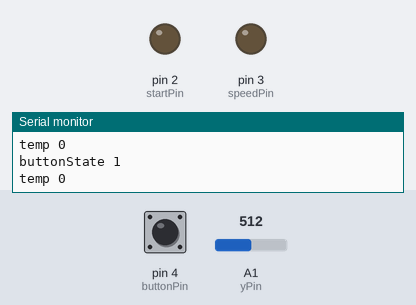
The sketch below on a simulated Arduino Uno, built with avr-gcc and run on an emulated ATmega328P. Parts: output pins drawn as LEDs (lit = HIGH), the last lines printed to the serial monitor. Dashed ring = blinking. The inputs (shaded band) are chosen by the test bench; at power-on: pin 4 (buttonPin) HIGH, A1 (yPin) = 512.

Above: at 1.2 s.
1.3 s: pin 4 (buttonPin) pulled LOW for 1 s
At 3.2 s:
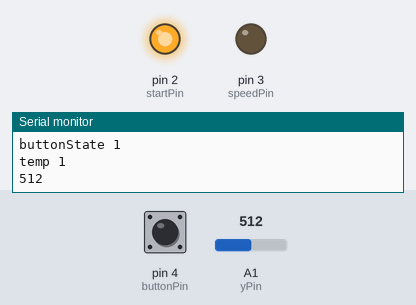
3.9 s: A1 (yPin) set to 716
At 4.6 s:
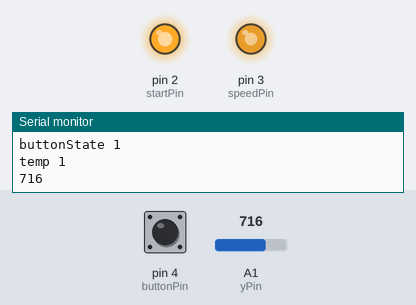
5.5 s: pin 4 (buttonPin) pulled LOW for 0.25 s
At 6.1 s:
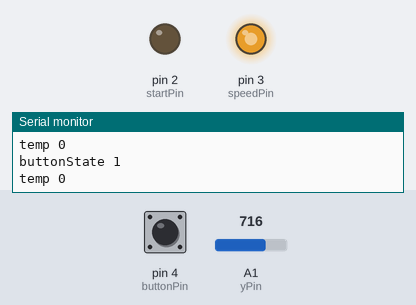
7.3 s: pin 4 (buttonPin) pulled LOW for 3.2 s
At 7.71 s:
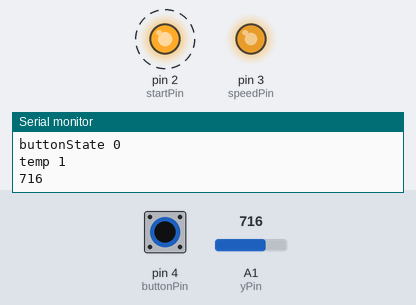
Timing chart, 0 to 12.1 s (numbered marks = the images above; inputs shaded):
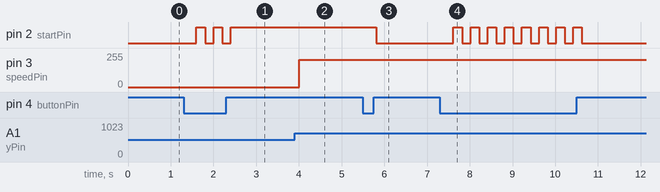

The sketch:

sketch_apr04a.ino
```cpp
int yPin = A1, speed = 0, buttonPin = 4, buttonState = 0, startPin = 2, speedPin = 3, temp = 0;
void setup() {
  // put your setup code here, to run once:
  Serial.begin(9600);

  pinMode(yPin, INPUT);
  pinMode(buttonPin, INPUT_PULLUP);
  pinMode(speedPin, OUTPUT);
  pinMode(startPin, OUTPUT);
}

void loop() {
  // put your main code here, to run repeatedly:

    buttonState = digitalRead(buttonPin);
    delay(200);
    Serial.print("buttonState ");
    Serial.println(buttonState);

    if (buttonState == 0) {
      if(temp == 0){
        temp = 1;
      }else{
        temp = 0;
      }
    }

    Serial.print("temp ");
    Serial.println(temp);

    if(temp == 0){
      digitalWrite(startPin, LOW);
    }else{
      digitalWrite(startPin, HIGH);
      speed = analogRead(yPin);
      Serial.println(speed);
      analogWrite(speedPin, speed);
    }
}
```

Measured:
- after the input at 1.3 s, pin 2 (startPin): alternates HIGH for 0.20 s and LOW for 0.20 s, 5 changes in all, then stays HIGH, starting after 0.30 s
- after the input at 3.9 s, pin 3 (speedPin): 0/255 → 204/255 after 0.11 s
- after the input at 5.5 s, pin 2 (startPin): HIGH → LOW after 0.31 s
- after the input at 7.3 s, pin 2 (startPin): alternates HIGH for 0.20 s and LOW for 0.20 s, 16 changes in all, then stays LOW, starting after 0.32 s
